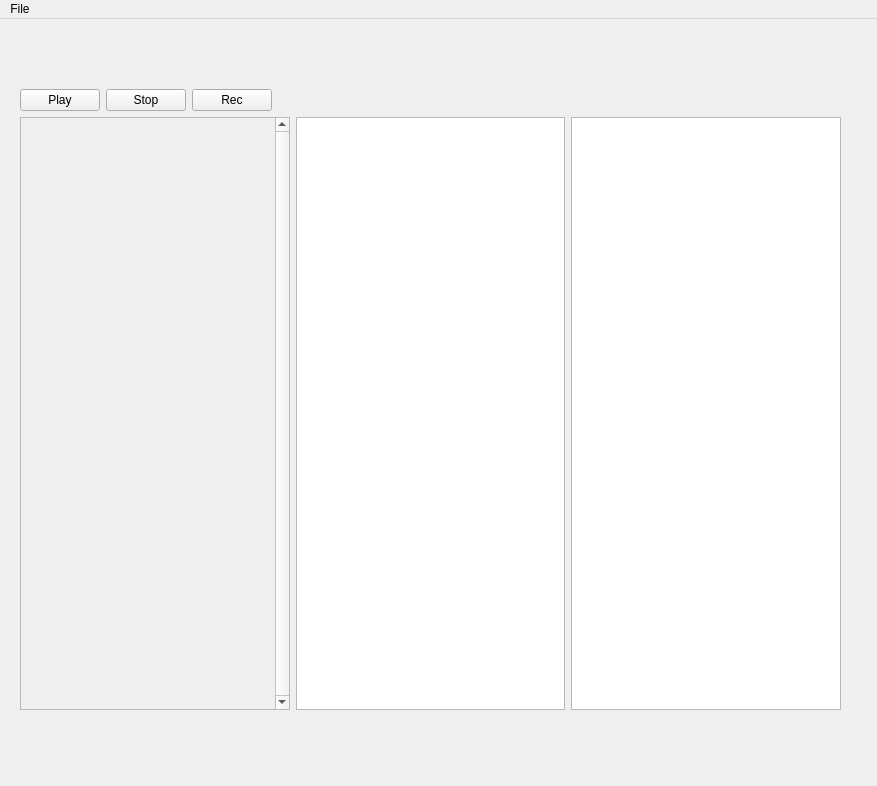
<?xml version="1.0" encoding="UTF-8"?>
<ui version="4.0">
 <class>MainWindow</class>
 <widget class="QMainWindow" name="MainWindow">
  <property name="geometry">
   <rect>
    <x>0</x>
    <y>0</y>
    <width>877</width>
    <height>786</height>
   </rect>
  </property>
  <property name="windowTitle">
   <string>MainWindow</string>
  </property>
  <widget class="QWidget" name="centralwidget">
   <widget class="QWidget" name="verticalLayoutWidget">
    <property name="geometry">
     <rect>
      <x>20</x>
      <y>70</y>
      <width>821</width>
      <height>621</height>
     </rect>
    </property>
    <layout class="QVBoxLayout" name="verticalLayout">
     <item>
      <layout class="QHBoxLayout" name="horizontalLayout">
       <item>
        <layout class="QGridLayout" name="m_transport_grid_layout">
         <item row="0" column="0">
          <widget class="QPushButton" name="m_play_button">
           <property name="text">
            <string>Play</string>
           </property>
          </widget>
         </item>
         <item row="0" column="1">
          <widget class="QPushButton" name="m_stop_button">
           <property name="text">
            <string>Stop</string>
           </property>
          </widget>
         </item>
         <item row="0" column="2">
          <widget class="QPushButton" name="m_rec_button">
           <property name="text">
            <string>Rec</string>
           </property>
          </widget>
         </item>
        </layout>
       </item>
       <item>
        <spacer name="horizontalSpacer">
         <property name="orientation">
          <enum>Qt::Horizontal</enum>
         </property>
         <property name="sizeHint" stdset="0">
          <size>
           <width>40</width>
           <height>20</height>
          </size>
         </property>
        </spacer>
       </item>
      </layout>
     </item>
     <item>
      <layout class="QHBoxLayout" name="horizontalLayout_2">
       <item>
        <widget class="QScrollArea" name="m_tracks_scrollarea">
         <property name="verticalScrollBarPolicy">
          <enum>Qt::ScrollBarAlwaysOn</enum>
         </property>
         <property name="widgetResizable">
          <bool>true</bool>
         </property>
         <widget class="QWidget" name="scrollAreaWidgetContents">
          <property name="geometry">
           <rect>
            <x>0</x>
            <y>0</y>
            <width>253</width>
            <height>578</height>
           </rect>
          </property>
         </widget>
        </widget>
       </item>
       <item>
        <widget class="QTableWidget" name="m_region_tablewidget"/>
       </item>
       <item>
        <widget class="QTableWidget" name="m_items_tablewidget"/>
       </item>
      </layout>
     </item>
    </layout>
   </widget>
  </widget>
  <widget class="QMenuBar" name="menubar">
   <property name="geometry">
    <rect>
     <x>0</x>
     <y>0</y>
     <width>877</width>
     <height>25</height>
    </rect>
   </property>
   <widget class="QMenu" name="menuFile">
    <property name="title">
     <string>File</string>
    </property>
    <addaction name="actionNew_Project"/>
    <addaction name="actionOpen_Project"/>
    <addaction name="actionSave_Project"/>
    <addaction name="actionSave_Project_As"/>
   </widget>
   <addaction name="menuFile"/>
  </widget>
  <action name="actionNew_Project">
   <property name="text">
    <string>New Project</string>
   </property>
  </action>
  <action name="actionOpen_Project">
   <property name="text">
    <string>Open Project</string>
   </property>
  </action>
  <action name="actionSave_Project">
   <property name="text">
    <string>Save Project</string>
   </property>
  </action>
  <action name="actionSave_Project_As">
   <property name="text">
    <string>Save Project As...</string>
   </property>
  </action>
 </widget>
 <resources/>
 <connections/>
</ui>
